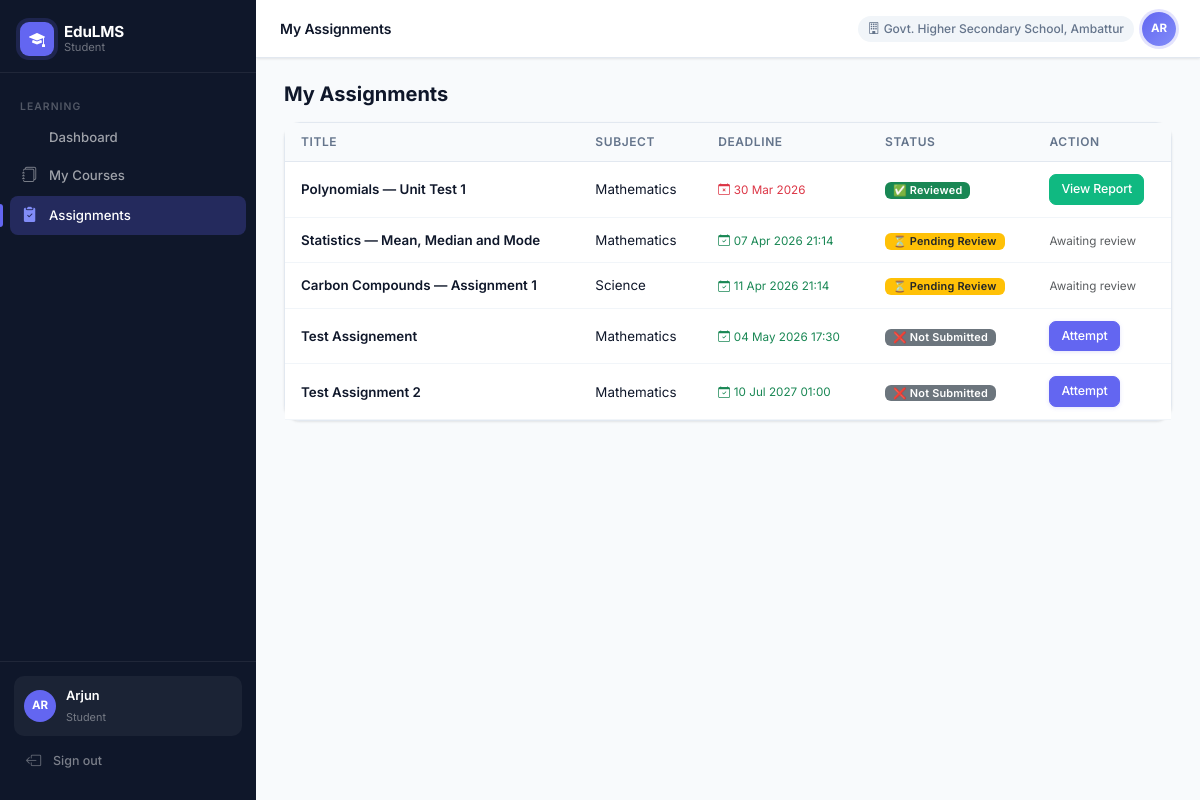
/student/assignments (signed in), run on an earlier commit of the app's database.
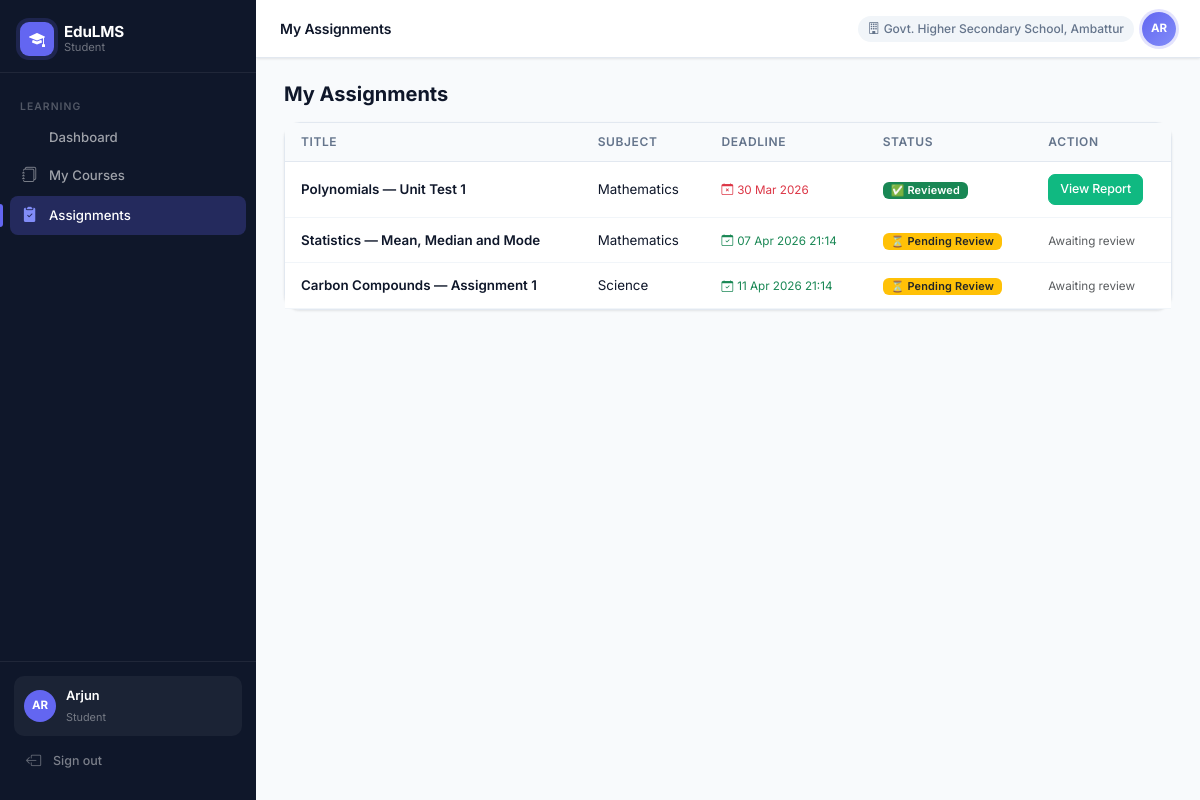
And on a later commit of the database.
### app/models/assignment.py (models this page shows)
class Assignment(db.Model):
    __tablename__ = 'assignments'
    id = db.Column(db.Integer, primary_key=True)
    subject_id = db.Column(db.Integer, db.ForeignKey('subjects.id'), nullable=False)
    class_id = db.Column(db.Integer, db.ForeignKey('classes.id'), nullable=False)
    teacher_id = db.Column(db.Integer, db.ForeignKey('users.id'), nullable=False)
    title = db.Column(db.String(200), nullable=False)
    instructions = db.Column(db.Text)
    deadline = db.Column(db.DateTime, nullable=False)
    max_attempts = db.Column(db.Integer, default=1)
    allow_retry = db.Column(db.Boolean, default=False)
    school_id = db.Column(db.Integer, db.ForeignKey('schools.id'))
    block_id = db.Column(db.Integer, db.ForeignKey('blocks.id'))
    district_id = db.Column(db.Integer, db.ForeignKey('districts.id'))
    is_active = db.Column(db.Boolean, default=True)
    created_at = db.Column(db.DateTime, default=datetime.utcnow)
    subject = db.relationship('Subject', backref='assignments')
    class_ref = db.relationship('Class', backref='assignments')
    teacher = db.relationship('User', backref='created_assignments')
    questions = db.relationship('Question', backref='assignment', lazy=True, order_by='Question.order')

### app/models/academic.py (models this page shows)
class Subject(db.Model):
    __tablename__ = 'subjects'
    id = db.Column(db.Integer, primary_key=True)
    name = db.Column(db.String(100), nullable=False)
    class_id = db.Column(db.Integer, db.ForeignKey('classes.id'), nullable=False)
    school_id = db.Column(db.Integer, db.ForeignKey('schools.id'), nullable=False)
    block_id = db.Column(db.Integer, db.ForeignKey('blocks.id'), nullable=False)
    district_id = db.Column(db.Integer, db.ForeignKey('districts.id'), nullable=False)
    is_active = db.Column(db.Boolean, default=True)
    modules = db.relationship('Module', backref='subject', lazy=True, order_by='Module.order')

### app/routes/student.py (the view)
@student_bp.route('/assignments')
@login_required
@require_role('student')
def assignments():
    cls = get_student_class()
    if not cls:
        return render_template('student/assignments.html', assignments=[], now=datetime.utcnow())
    assignments = Assignment.query.filter_by(class_id=cls.id, is_active=True).order_by(Assignment.deadline).all()
    status_map = {a.id: get_student_assignment_status(current_user.id, a.id) for a in assignments}
    return render_template('student/assignments.html', assignments=assignments, status_map=status_map, now=datetime.utcnow())

### app/models/user.py (called while the page is built)
@login_manager.user_loader
def load_user(user_id):
    return User.query.get(int(user_id))

### app/routes/student.py (called while the page is built)
def get_student_class():
    sc = StudentClass.query.filter_by(student_id=current_user.id).first()
    return sc.class_ref if sc else None

### app/services/progress.py (called while the page is built)
def get_student_assignment_status(student_id, assignment_id):
    sub = Submission.query.filter_by(
        student_id=student_id,
        assignment_id=assignment_id
    ).order_by(Submission.attempt_number.desc()).first()
    if not sub:
        return 'not_submitted'
    return sub.status

### app/services/rbac.py (called while the page is built)
def require_role(*roles):
    def decorator(f):
        @wraps(f)
        def decorated_function(*args, **kwargs):
            if not current_user.is_authenticated:
                return redirect(url_for('auth.login'))
            if current_user.role not in roles:
                abort(403)
            return f(*args, **kwargs)
        return decorated_function
    return decorator

### app/templates/student/assignments.html (shortened to what this page needs)
{% extends "base.html" %}
{% block page_title %}My Assignments{% endblock %}
{% block content %}
<h5 class="fw-bold mb-3">My Assignments</h5>
<div class="card">
    <div class="card-body p-0">
        <table class="table table-hover mb-0">
            <thead class="table-light"><tr><th>Title</th><th>Subject</th><th>Deadline</th><th>Status</th><th>Action</th></tr></thead>
            <tbody>
            {% for a in assignments %}
            {% set status = status_map.get(a.id, 'not_submitted') %}
            {% set past_deadline = a.deadline < now %}
            <tr>
                <td class="fw-semibold">{{ a.title }}</td>
                <td>{{ a.subject.name }}</td>
                <td>
                    {% if past_deadline %}
                    <span class="text-danger small"><i class="bi bi-calendar-x me-1"></i>{{ a.deadline.strftime('%d %b %Y') }}</span>
                    {% else %}
                    <span class="text-success small"><i class="bi bi-calendar-check me-1"></i>{{ a.deadline.strftime('%d %b %Y %H:%M') }}</span>
                    {% endif %}
                </td>
                <td>
                    {% if status == 'not_submitted' %}
                        {% if past_deadline %}<span class="badge bg-danger">❌ Missed</span>
                        {% else %}<span class="badge bg-secondary">❌ Not Submitted</span>{% endif %}
                    {% elif status == 'pending_review' %}<span class="badge bg-warning text-dark">⏳ Pending Review</span>
                    {% elif status == 'approved' %}<span class="badge bg-success">✅ Reviewed</span>
                    {% elif status == 'submitted' %}<span class="badge bg-info text-dark">⏳ Submitted</span>
                    {% endif %}
                </td>
                <td>
                    {% if status == 'approved' %}
                    <a href="{{ url_for('student.assignment_report', id=a.id) }}" class="btn btn-sm btn-success">View Report</a>
                    {% elif status == 'not_submitted' and not past_deadline %}
                    <a href="{{ url_for('student.attempt_assignment', id=a.id) }}" class="btn btn-sm btn-primary">Attempt</a>
                    {% elif status in ['submitted','pending_review'] %}
                    <span class="text-muted small">Awaiting review</span>
                    {% endif %}
                </td>
            </tr>
            {% else %}
            <tr><td colspan="5" class="text-center text-muted py-4">No assignments found.</td></tr>
            {% endfor %}
            </tbody>
        </table>
    </div>
</div>
{% endblock %}

What changed in the data, as far as the page shows it:
no longer on this page (row edited): Assignment: title "Test Assignement", subject.name "Mathematics", deadline "04 May 2026 17:30", shows "❌ Not Submitted"
no longer on this page (row edited): Assignment: title "Test Assignment 2", subject.name "Mathematics", deadline "10 Jul 2027 01:00", shows "❌ Not Submitted"
